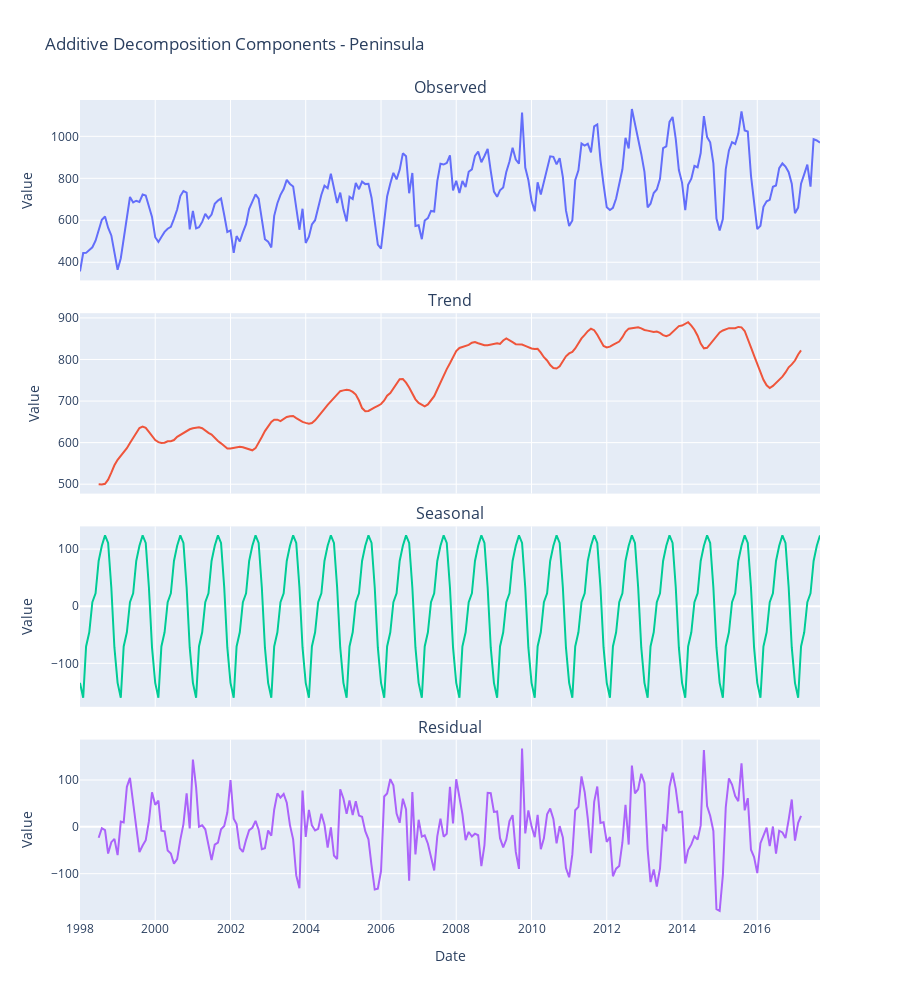

This figure's notebook cell:
### Markdown cell above
#### Additive:

### Code cell
result_add = seasonal_decompose(data["Production"], model="additive", period=12)
components_add, fig_add = decomposition_plot(result_add, selected_region[1], model_type="Additive")
fig_add.show()

### Figure 1 — Plotly figure (JSON) as saved in the notebook; plotly's stock layout.template omitted (floating-point values rounded to 4 significant figures; data arrays with more than 128 entries replaced by an {"elided": "..."} marker saying what was removed)
{"data": [{"mode": "lines", "name": "Observed", "type": "scatter", "x": {"elided": "237 str values"}, "xaxis": "x", "y": {"elided": "237 float values"}, "yaxis": "y"}, {"mode": "lines", "name": "Trend", "type": "scatter", "x": {"elided": "237 str values"}, "xaxis": "x2", "y": {"elided": "237 float values"}, "yaxis": "y2"}, {"mode": "lines", "name": "Seasonal", "type": "scatter", "x": {"elided": "237 str values"}, "xaxis": "x3", "y": {"elided": "237 float values"}, "yaxis": "y3"}, {"mode": "lines", "name": "Residual", "type": "scatter", "x": {"elided": "237 str values"}, "xaxis": "x4", "y": {"elided": "237 float values"}, "yaxis": "y4"}], "layout": {"annotations": [{"font": {"size": 16}, "showarrow": false, "text": "Observed", "x": 0.5, "xanchor": "center", "xref": "paper", "y": 1, "yanchor": "bottom", "yref": "paper"}, {"font": {"size": 16}, "showarrow": false, "text": "Trend", "x": 0.5, "xanchor": "center", "xref": "paper", "y": 0.74, "yanchor": "bottom", "yref": "paper"}, {"font": {"size": 16}, "showarrow": false, "text": "Seasonal", "x": 0.5, "xanchor": "center", "xref": "paper", "y": 0.48, "yanchor": "bottom", "yref": "paper"}, {"font": {"size": 16}, "showarrow": false, "text": "Residual", "x": 0.5, "xanchor": "center", "xref": "paper", "y": 0.22, "yanchor": "bottom", "yref": "paper"}], "height": 1000, "showlegend": false, "title": {"text": "Additive Decomposition Components - Peninsula"}, "xaxis": {"anchor": "y", "domain": [0, 1], "matches": "x4", "showticklabels": false}, "xaxis2": {"anchor": "y2", "domain": [0, 1], "matches": "x4", "showticklabels": false}, "xaxis3": {"anchor": "y3", "domain": [0, 1], "matches": "x4", "showticklabels": false}, "xaxis4": {"anchor": "y4", "domain": [0, 1], "title": {"text": "Date"}}, "yaxis": {"anchor": "x", "domain": [0.78, 1], "title": {"text": "Value"}}, "yaxis2": {"anchor": "x2", "domain": [0.52, 0.74], "title": {"text": "Value"}}, "yaxis3": {"anchor": "x3", "domain": [0.26, 0.48], "title": {"text": "Value"}}, "yaxis4": {"anchor": "x4", "domain": [0, 0.22], "title": {"text": "Value"}}}}
